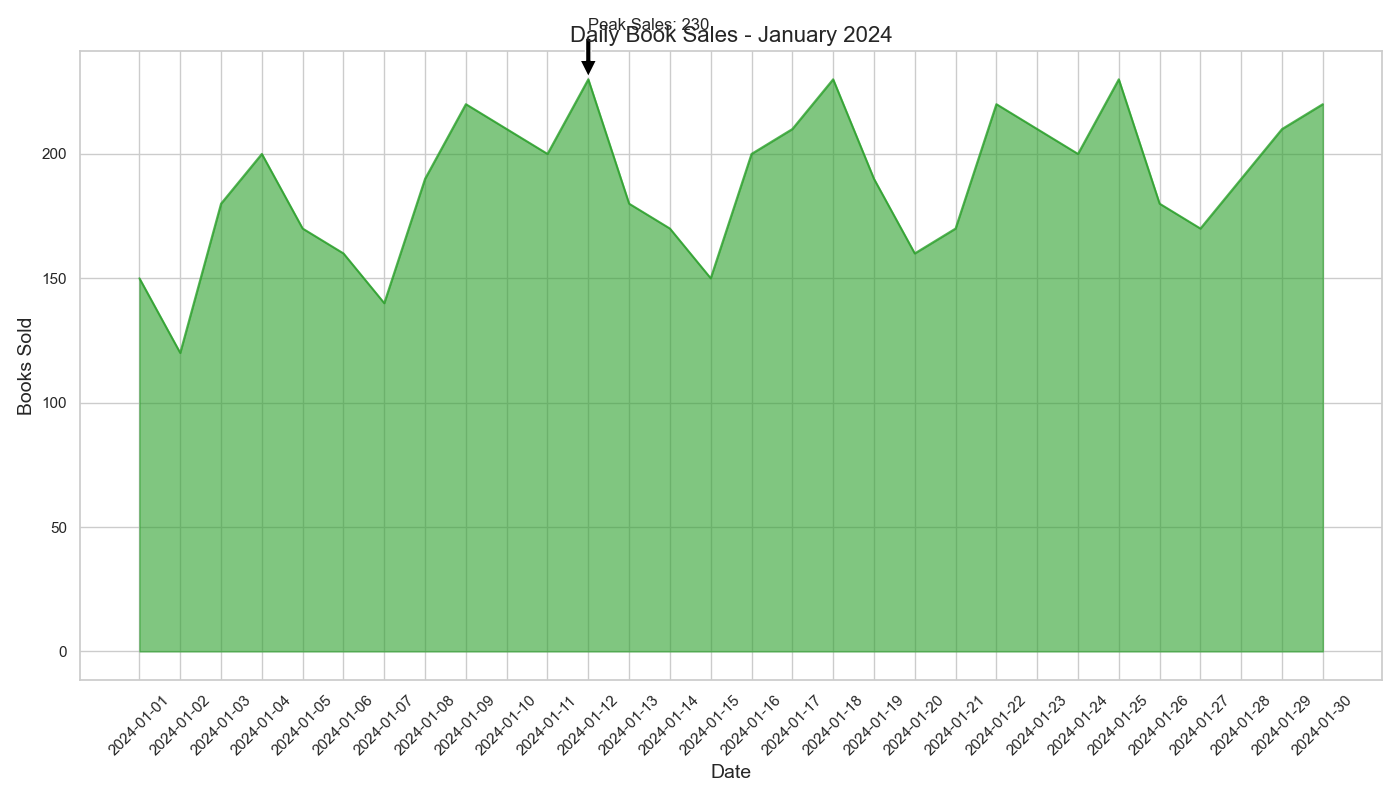

Python code for this plot:

import matplotlib.pyplot as plt
import pandas as pd

# Data
data = {
    'Date': ['2024-01-01', '2024-01-02', '2024-01-03', '2024-01-04', '2024-01-05', '2024-01-06', 
             '2024-01-07', '2024-01-08', '2024-01-09', '2024-01-10', '2024-01-11', '2024-01-12', 
             '2024-01-13', '2024-01-14', '2024-01-15', '2024-01-16', '2024-01-17', '2024-01-18', 
             '2024-01-19', '2024-01-20', '2024-01-21', '2024-01-22', '2024-01-23', '2024-01-24', 
             '2024-01-25', '2024-01-26', '2024-01-27', '2024-01-28', '2024-01-29', '2024-01-30'],
    'Books Sold': [150, 120, 180, 200, 170, 160, 140, 190, 220, 210, 
                   200, 230, 180, 170, 150, 200, 210, 230, 190, 160, 
                   170, 220, 210, 200, 230, 180, 170, 190, 210, 220]
}

df = pd.DataFrame(data)

# Plot
plt.figure(figsize=(14, 8))
plt.fill_between(df['Date'], df['Books Sold'], color='#2ca02c', alpha=0.6)
plt.plot(df['Date'], df['Books Sold'], color='#2ca02c', alpha=0.8)

# Annotation
max_date = df[df['Books Sold'] == df['Books Sold'].max()]['Date'].values[0]
max_value = df['Books Sold'].max()
plt.annotate(f'Peak Sales: {max_value}', xy=(max_date, max_value), xytext=(max_date, max_value + 20),
             arrowprops=dict(facecolor='black', shrink=0.05))

# Title and labels
plt.title('Daily Book Sales - January 2024', fontsize=16)
plt.xlabel('Date', fontsize=14)
plt.ylabel('Books Sold', fontsize=14)

# Rotate x-ticks for better readability
plt.xticks(rotation=45)

plt.tight_layout()
plt.show()
